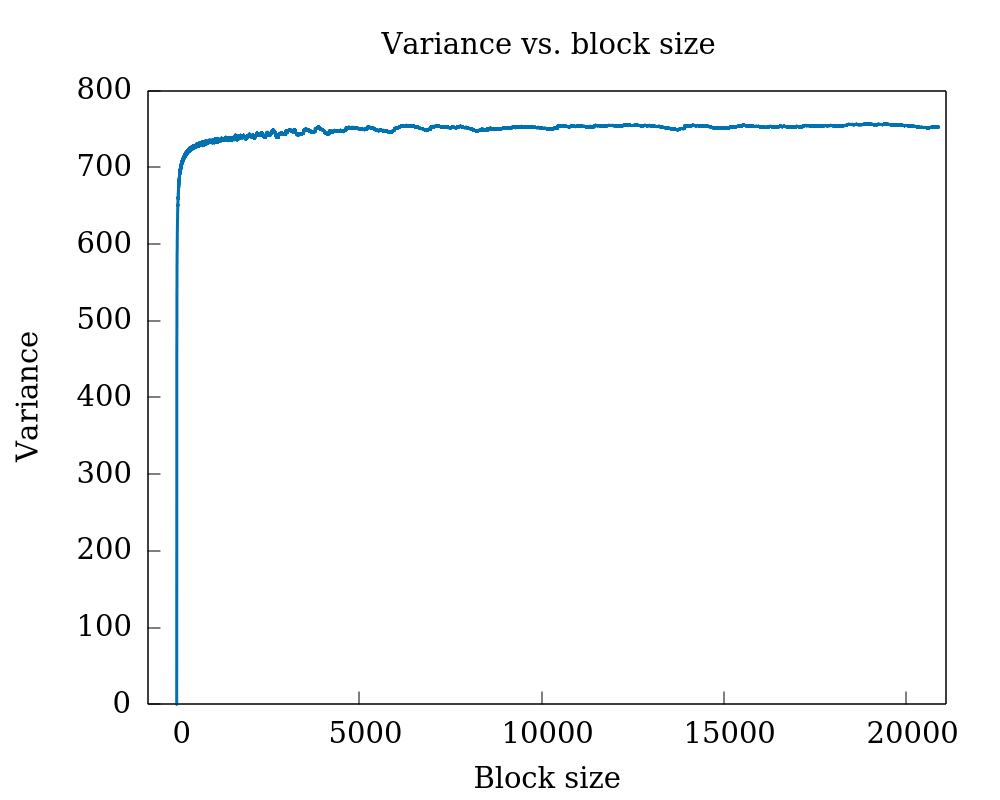

Source code (gnuplot):
set term qt font "DejaVu Math TeX Gyre, 22" size 1000,800

set xtics nomirror
set ytics nomirror

set xlabel "Block size"
set ylabel "Variance"

set title "Variance vs. block size"

set colorsequence podo

set xrange [-800:21100]
set yrange [:]

plot \
'./average_n99999999_c2_2.block' u 1:4 w l lw 3 lt 6 notitle
